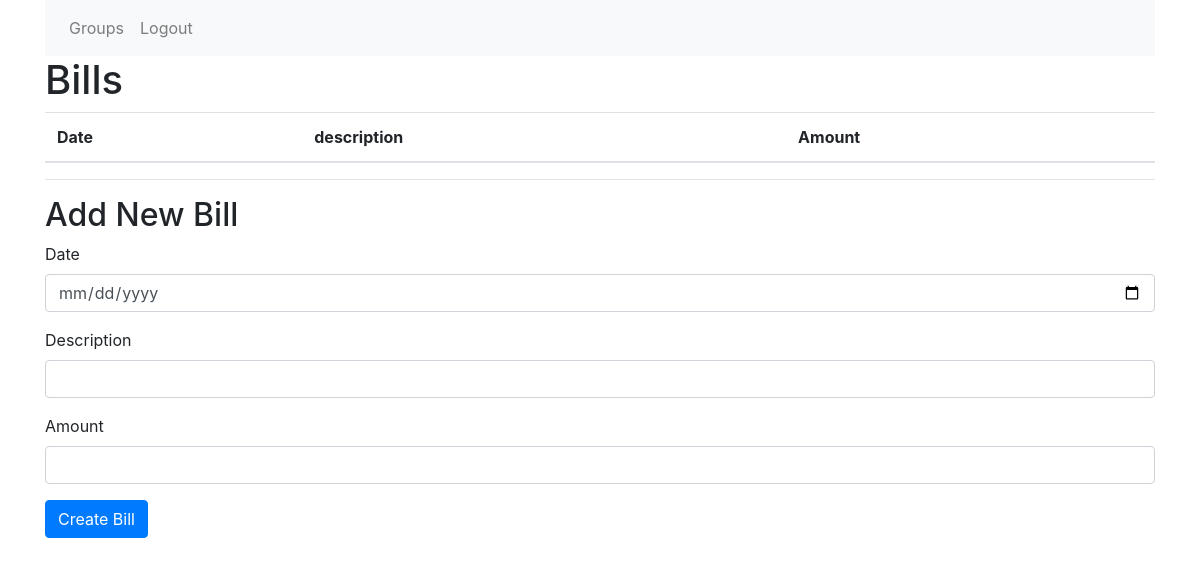
The app's page /groups/3/bills (signed in), older data.
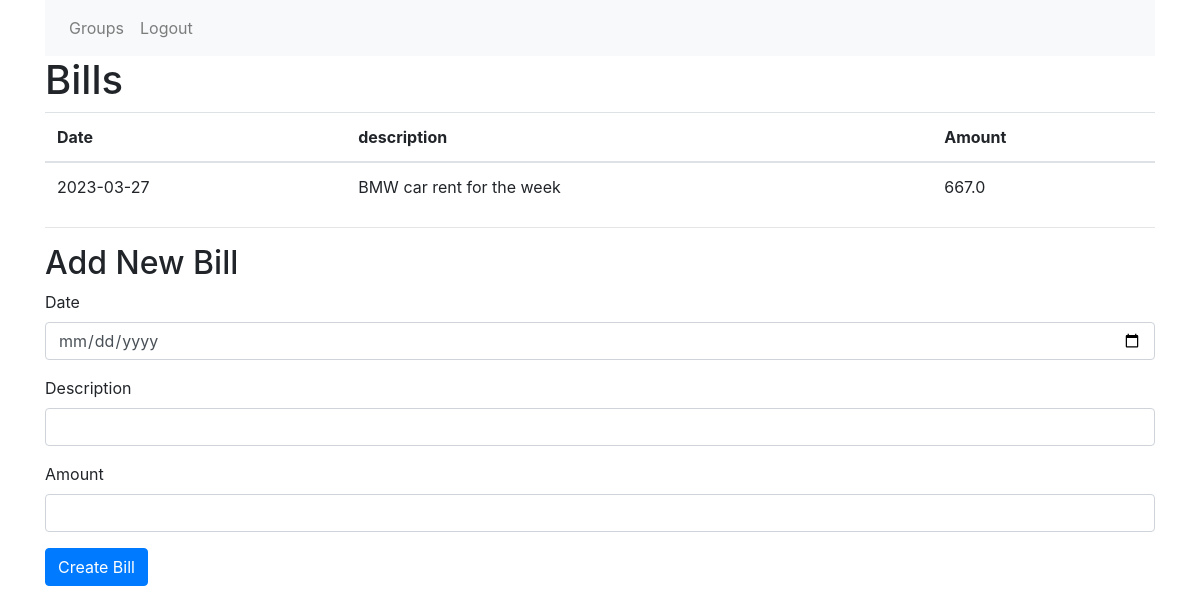
The same page, newer data.
### app.py (models this page shows, shortened)
class Bill(db.Model):
    id = db.Column(db.Integer, primary_key=True)
    description = db.Column(db.String(50), nullable=False)
    date = db.Column(db.DateTime, nullable=False, default=datetime.utcnow)
    amount = db.Column(db.Float, nullable=False)
    group_id = db.Column(db.Integer, db.ForeignKey('group.id'), nullable=False)
    group = db.relationship('Group', backref=db.backref('bills', lazy=True))

### app.py (the view, shortened to what this page needs)
@app.route('/groups/<int:group_id>/bills', methods=['GET', 'POST'])
def bills(group_id):
    if 'user_id' not in session:
        return redirect(url_for('login'))
    group = Group.query.get_or_404(group_id)
    bills = Bill.query.filter_by(group_id=group_id).all()
    return render_template('bills.html', group=group, bills=bills)

### app.py (called while the page is built)
@app.template_filter('date')
def format_date(date, format='%Y-%m-%d'):
    return datetime.strftime(date, format)

### templates/bills.html (shortened to what this page needs)
{% extends "base.html" %} {% block content %}
<h1>Bills</h1>
<table class="table">
  <thead>
    <tr>
      <th>Date</th>
      <th>description</th>
      <th>Amount</th>
    </tr>
  </thead>
  <tbody>
    {% for bill in bills %}
    <tr>
      <td>{{ bill.date|date }}</td>
      <td>{{ bill.description }}</td>
      <td>{{ bill.amount }}</td>
    </tr>
    {% endfor %}
  </tbody>
</table>
{% if 'user_id' in session %}
<hr />
<h2>Add New Bill</h2>
<form method="post">
  <div class="form-group">
    <label for="date">Date</label>
    <input type="date" class="form-control" id="date" name="date" required />
  </div>
  <div class="form-group">
    <label for="description">Description</label>
    <input
      type="text"
      class="form-control"
      id="description"
      name="description"
      required
    />
  </div>
  <div class="form-group">
    <label for="amount">Amount</label>
    <input
      type="number"
      class="form-control"
      id="amount"
      name="amount"
      required
    />
  </div>
  <button type="submit" class="btn btn-primary">Create Bill</button>
</form>
{% endif %} {% endblock %}

### templates/base.html (shortened to what this page needs)
<!DOCTYPE html>
<html>
  <head>
    <link
      rel="stylesheet"
      href="https://stackpath.bootstrapcdn.com/bootstrap/4.3.1/css/bootstrap.min.css"
    />
  </head>
  <body>
    <div class="container">
      <nav class="navbar navbar-expand-lg navbar-light bg-light">
        <div class="collapse navbar-collapse" id="navbarNav">
          <ul class="navbar-nav">
            {% if 'user_id' in session %}
            <li class="nav-item">
              <a class="nav-link" href="{{ url_for('groups') }}">Groups</a>
            </li>
            <li class="nav-item">
              <a class="nav-link" href="{{ url_for('logout') }}">Logout</a>
            </li>
            {% endif %}
          </ul>
        </div>
      </nav>
      {% block content %}{% endblock %}
    </div>
  </body>
</html>

Row changes from the older to the newer data that the page shows:
added Bill: date "2023-03-27", description "BMW car rent for the week", amount "667.0"
